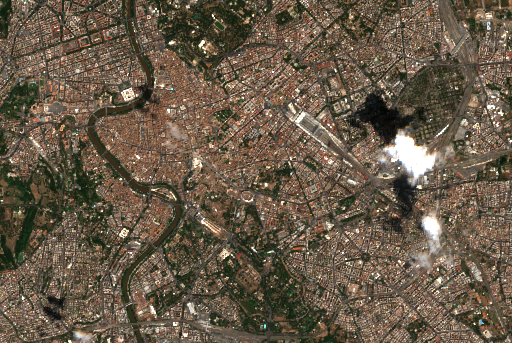
#> input picture 01_input (1).png, 512 x 343 px
$ python -i resizer.py   (imports and definitions only)
#> lines starting #> are read from the running program, lines starting #| are printed output that depends on the picture
from typing import Tuple

import numpy as np
from loguru import logger


class Resizer:
    """Resizes satellite image data to target dimensions."""

    def __init__(
        self,
        target_size: Tuple[int, int] = (256, 256),
        interpolation: str = "bilinear",
        keep_aspect_ratio: bool = False,
    ):
        """Initialize the resizer.

        Args:
            target_size: Target (height, width) for resized images.
            interpolation: Interpolation method ('bilinear', 'nearest', 'bicubic').
            keep_aspect_ratio: If True, pad to maintain aspect ratio.
        """
        self.target_size = target_size
        self.interpolation = interpolation
        self.keep_aspect_ratio = keep_aspect_ratio

    # [77 lines left out: functions resize, _resize_keep_ratio, _get_cv2_interpolation, not called in this run]

    def resize_to_multiple(
        self,
        data: np.ndarray,
        multiple: int = 16,
    ) -> np.ndarray:
        """Resize to dimensions that are multiples of a given number.

        Useful for models requiring specific input size constraints.

        Args:
            data: Input array with shape (bands, height, width).
            multiple: Target multiple for dimensions.

        Returns:
            Resized array.
        """
        try:
            import cv2
        except ImportError:
            raise ImportError("OpenCV is required for resizing.")

        _, h, w = data.shape
        new_h = (h // multiple) * multiple
        new_w = (w // multiple) * multiple

        if new_h == h and new_w == w:
            return data

        original_target = self.target_size
        self.target_size = (new_h, new_w)
        result = self.resize(data)
        self.target_size = original_target
        return result

>>> import cv2
>>> picture = cv2.imread('../../01_input (1).png', cv2.IMREAD_GRAYSCALE)
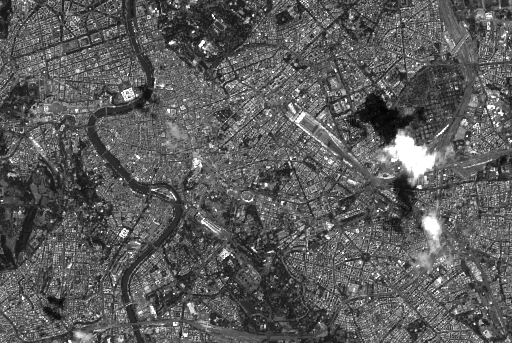
#> picture: shape (343, 512); min 2, max 255, mean 91.5
>>> result = Resizer().resize_to_multiple(picture)
#> (the run stopped early here; a loop or call above may not have finished)
